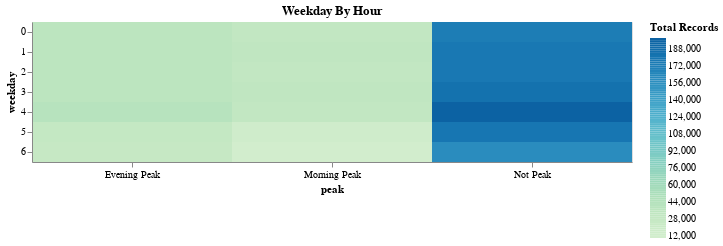

Source (notebook cell):
### Markdown cell above
### Weekday/Hour Heatmap

### Code cell
# source=source.loc[data_df["zip"]]
for index, row in data_df.iterrows():
    # print("hello")
    if row["hour"]>=8 and  row["hour"]<10:
      data_df.at[index, "peak"]="Morning Peak"
    elif row["hour"]>=16 and  row["hour"]<18:
      data_df.at[index, "peak"]="Evening Peak"
    else:
      data_df.at[index, "peak"]="Not Peak"
# print(data_df.head())
source = data_df.groupby(['weekday', 'peak']).size().to_frame('counts').reset_index()

max = source['counts'].max()
min = source['counts'].min()

alt.Chart(source).mark_rect().encode(
    alt.X('peak:O', axis=alt.Axis(labelAngle=-0)),
    alt.Y('weekday:O'),
    alt.Color('counts', bin=alt.Bin(extent=[min, max], step=2000), 
        scale=alt.Scale(scheme='greenblue'),
        legend=alt.Legend(title='Total Records')
    )
).properties(
    width=600,
    title='Weekday By Hour '
)

### Figure 1 — Vega-Lite specification as saved in the notebook (floating-point values rounded to 4 significant figures)
{"config": {"view": {"continuousWidth": 400, "continuousHeight": 300}}, "data": {"name": "data-7ef9e1918f6fe1afec188e03696c8d98"}, "mark": "rect", "encoding": {"color": {"type": "quantitative", "bin": {"extent": [10856, 197156], "step": 2000}, "field": "counts", "legend": {"title": "Total Records"}, "scale": {"scheme": "greenblue"}}, "x": {"type": "ordinal", "axis": {"labelAngle": 0}, "field": "peak"}, "y": {"type": "ordinal", "field": "weekday"}}, "title": "Weekday By Hour ", "width": 600, "$schema": "https://vega.github.io/schema/vega-lite/v4.8.1.json", "datasets": {"data-7ef9e1918f6fe1afec188e03696c8d98": [{"weekday": 0, "peak": "Evening Peak", "counts": 36298}, {"weekday": 0, "peak": "Morning Peak", "counts": 31765}, {"weekday": 0, "peak": "Not Peak", "counts": 172578}, {"weekday": 1, "peak": "Evening Peak", "counts": 37687}, {"weekday": 1, "peak": "Morning Peak", "counts": 33445}, {"weekday": 1, "peak": "Not Peak", "counts": 177847}, {"weekday": 2, "peak": "Evening Peak", "counts": 37307}, {"weekday": 2, "peak": "Morning Peak", "counts": 31768}, {"weekday": 2, "peak": "Not Peak", "counts": 177425}, {"weekday": 3, "peak": "Evening Peak", "counts": 37654}, {"weekday": 3, "peak": "Morning Peak", "counts": 32442}, {"weekday": 3, "peak": "Not Peak", "counts": 182244}, {"weekday": 4, "peak": "Evening Peak", "counts": 40075}, {"weekday": 4, "peak": "Morning Peak", "counts": 31207}, {"weekday": 4, "peak": "Not Peak", "counts": 197156}, {"weekday": 5, "peak": "Evening Peak", "counts": 29536}, {"weekday": 5, "peak": "Morning Peak", "counts": 15130}, {"weekday": 5, "peak": "Not Peak", "counts": 178331}, {"weekday": 6, "peak": "Evening Peak", "counts": 26456}, {"weekday": 6, "peak": "Morning Peak", "counts": 10856}, {"weekday": 6, "peak": "Not Peak", "counts": 159685}]}}
